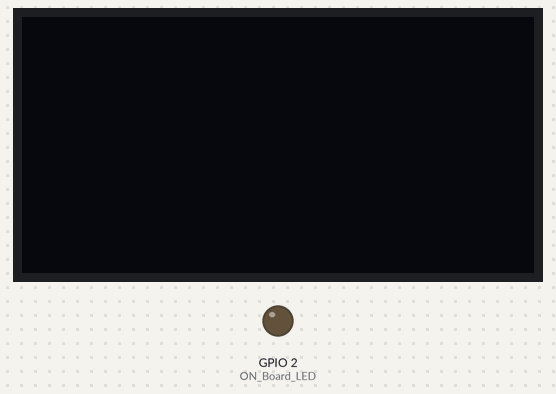
Recording of a sketch running on a simulated ESP8266 (NodeMCU). Parts: 128×64 one-colour display, output pins drawn as LEDs (lit = HIGH). WiFi joins after 1.5 s; servers stay silent unless stated; uploads are accepted with an empty reply; random numbers use the default seed unless the sketch sets one; what the sketch prints to the serial monitor is not drawn.

Above: at 0.1 s.
At 1.3 s:
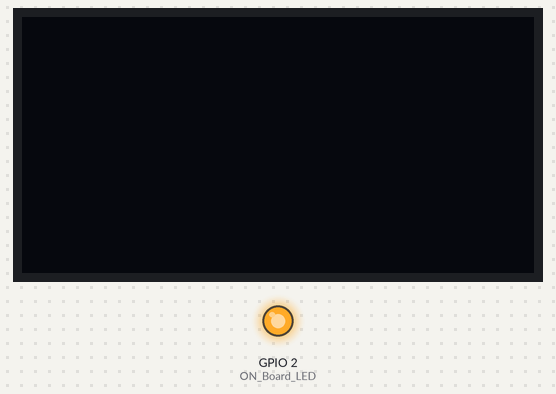
Timing chart, 0 to 2.8 s (numbered marks = the images above):
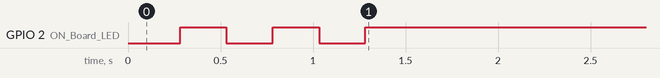

The sketch:

DATABASE.ino
```cpp
#include <SPI.h>
#include <Wire.h>
#include <ESP8266WiFi.h>
#include <ArduinoJson.h>
#include <Adafruit_GFX.h>
#include <SoftwareSerial.h>
#include <Adafruit_SH110X.h>
#include <FirebaseESP8266.h>
#include <WiFiClientSecure.h>


//The 80's icafe FPT
//the80sicafe
#define ON_Board_LED 2                                                     //--> Defining an On Board LED, used for indicators when the process of connecting to a wifi router
#define WIFI_SSID "Wi-Fi"
#define WIFI_PASSWORD "88888888"


#define FIREBASE_HOST "database-25856-default-rtdb.firebaseio.com"
#define FIREBASE_AUTH "t8KqnBbzAItutelDTmldwjHIdXblrpd7I17mQbjz"

/* Uncomment the initialize the I2C address , uncomment only one, If you get a totally blank screen try the other*/
#define i2c_Address 0x3c //initialize with the I2C addr 0x3C Typically eBay OLED's
//#define i2c_Address 0x3d //initialize with the I2C addr 0x3D Typically Adafruit OLED's

#define SCREEN_WIDTH 128 // OLED display width, in pixels
#define SCREEN_HEIGHT 64 // OLED display height, in pixels
#define OLED_RESET -1   //   QT-PY / XIAO
Adafruit_SH1106G display = Adafruit_SH1106G(SCREEN_WIDTH, SCREEN_HEIGHT, &Wire, OLED_RESET);


//Host & httpsPort
const char* host = "script.google.com";
const int httpsPort = 443;

WiFiClientSecure client;                                                    //--> Create a WiFiClientSecure object.
FirebaseData firebaseData;
String path = "/";
FirebaseJson json;

unsigned long t1 = 0;

String GAS_ID = "AKfycbyQLXf0qBzc6IbIgNTCUUt2U0MfGEkCxQ4NJJr19l0VpXMT4w9PK_3Jt9oaw71RUW_VWQ"; //--> spreadsheet script ID
String Status;

SoftwareSerial mySerial(10, 11); // Thiết lập kết nối UART trên chân GPIO 10 (RX) và 11 (TX)

  int Sta;
  float Temperature = random(35,40);
  int Speed = random(110,300);
  float Amperage = random(0.2,1);
  float Powerconsumption = 12*Amperage;

int bien1 = 0;
int bien2 = 0;
int bien3 = 0;
void setup() {
  // put your setup code here, to run once:

  Serial.begin(9600); // Khởi tạo kết nối Serial với máy tính để theo dõi quá trình hoạt động
  mySerial.begin(9600); // khởi tạo cổng serial bổ sung để nhận dữ liệu từ MSP430G2553
  //uart.begin(9600);   // Khởi tạo kết nối UART với MSP430G2553
  display.begin(i2c_Address, true); // Address 0x3C default

  WiFi.begin(WIFI_SSID, WIFI_PASSWORD); //--> Connect to your WiFi router
  Serial.println("");

  pinMode(ON_Board_LED,OUTPUT); //--> On Board LED port Direction output
  digitalWrite(ON_Board_LED, HIGH); //--> Turn off Led On Board

  //----------------------------------------Wait for connection
  Serial.print("Connecting");
  while (WiFi.status() != WL_CONNECTED) {
    Serial.print(".");
    //----------------------------------------Make the On Board Flashing LED on the process of connecting to the wifi router.
    digitalWrite(ON_Board_LED, LOW);
    delay(250);
    digitalWrite(ON_Board_LED, HIGH);
    delay(250);
  }

  digitalWrite(ON_Board_LED, HIGH); //--> Turn off the On Board LED when it is connected to the wifi router.
  Serial.println("");
  Serial.print("Successfully connected to ");
  Serial.print("IP address: ");
  Serial.println(WiFi.localIP());
  Serial.println();

  Firebase.begin(FIREBASE_HOST, FIREBASE_AUTH);
  Firebase.reconnectWiFi(true);
  if(!Firebase.beginStream(firebaseData, path)){
     Serial.println("REASON: " + firebaseData.errorReason());
     Serial.println("");
  }
  //----------------------------------------
  client.setInsecure();
}

void loop() {

  //UART();
  // Sta = bien1;
  // if(Sta == 1){
  //   Status = "OFF";
  // } else{
  //   Status = "ON";
  // }
  // Temperature = bien1;
  // Speed = bien1 + 10;
  // Amperage = bien2;
  // Powerconsumption = bien2+10;
  // sendDataGgSheet(Status, Temperature, Speed, Amperage, Powerconsumption);

  if(millis() - t1> 52000){
    sendDataGgSheet(Status, Temperature, Speed, Amperage, Powerconsumption); //--> Calls the sendData Subroutine
    t1 = millis();
  }
}

// Subroutine for sending data to Google Sheets
void sendDataGgSheet(String Status, float Temperature, int Speed , float Amperage, float Powerconsumption) {
  Serial.print("connecting to ");
  Serial.println(host);

  //Connect to Google host
  if (!client.connect(host, httpsPort)) {
    Serial.println("connection failed");
    return;
  }
  //Processing data and sending data
  String string_Status =  String(Status);
  String string_Temperature =  String(Temperature);
  String string_Speed =  String(Speed);
  String string_Amperage =  String(Amperage);
  String string_Powerconsumption =  String(Powerconsumption);
  String url = "/macros/s/" + GAS_ID + "/exec?Status=" + string_Status + "&Temperature=" + string_Temperature + "&Speed=" + string_Speed + "&Amperage=" + string_Amperage + "&Power_consumption=" + string_Powerconsumption;
  Serial.print("requesting URL: ");
  Serial.println(url);
  client.print(String("GET ") + url + " HTTP/1.1\r\n" + "Host: " + host + "\r\n" + "User-Agent: BuildFailureDetectorESP8266\r\n" + "Connection: close\r\n\r\n");
  Serial.println("Request sent");
  //Checking whether the data was sent successfully or not
  while (client.connected()) {
    String line = client.readStringUntil('\n');
    if (line == "\r") {
      Serial.println("headers received");
      break;
    }
  }
  String line = client.readStringUntil('\n');
  if (line.startsWith("{\"state\":\"success\"")) {
    Serial.println("esp8266/Arduino CI successfull!");
  } else {
    Serial.println("esp8266/Arduino CI has failed");
  }
  Serial.print("reply was : ");
  Serial.println(line);
  Serial.println("closing connection");
  Serial.println("............................");
  Serial.println("\n");

  // digitalWrite(ON_Board_LED, 0);
  // delay(200);
  // digitalWrite(ON_Board_LED, 1);
  // delay(200);
}

void UART(){
  if(mySerial.available()){//Read from  MSP430G2553 module and send to serial monitor
    String input = mySerial.readString();
    Serial.println(input);

    // xử lí chuỗi A123aB32b lấy ra số 123 32  luu vao bien 1 2
    int timA, tima ;//timB, timb, timC, timc= -1;
    timA = input.indexOf("A");
    tima = input.indexOf("a");
    /*timB = input.indexOf("B");
    timb = input.indexOf("b");
    timC = input.indexOf("C");
    timc = input.indexOf("c");*/
    delay(10);
    if(timA >= 0 && tima >=0)
    {
      String DulieuAa = "";
      DulieuAa = input.substring(timA+1,tima);
      bien1 = DulieuAa.toFloat();

    }
    /*if(timB >= 0 && timb >=0)
    {
      String DulieuBb = "";
      DulieuBb = input.substring(timB+1,timb);
      bien2 = DulieuBb.toFloat();

    }
       if(timC >= 0 && timc >=0)
    {
      String DulieuCc = "";
      DulieuCc = input.substring(timC+1,timc);
      bien3 = DulieuCc.toFloat();
    }*/
  }


}
// void sendDataFirebase(){
//     String Sta = "Status: " + String(Status);
//     String Tem = "Temparature: " + String(Temperature) + " °C";
//     String Spe = "Speed: " + String(Speed) + " RPM";
//     String Amp = "Amperage: " + String(Amperage) + " mA";
//     String Pwcs = "Power consumption: " + String(Powerconsumption) + " kWh";

//     Serial.println("Data System");
//     Serial.print(Sta);
//     Serial.print(" || ");
//     Serial.print(Tem);
//     Serial.print(" || ");
//     Serial.print(Spe);
//     Serial.print(" || ");
//     Serial.print(Amp);
//     Serial.print(" || ");
//     Serial.println(Pwcs);

//     Firebase.setString(firebaseData, path + "/1 ",Sta);
//     Firebase.setString(firebaseData, path + "/2 ",Tem);
//     Firebase.setString(firebaseData, path + "/3 ",Spe);
//     Firebase.setString(firebaseData, path + "/4 ",Amp);
//     Firebase.setString(firebaseData, path + "/5 ",Pwcs);
// }
```
